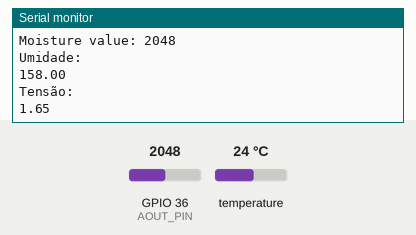
This program was run on a simulated ESP32. Shown: the last lines printed to the serial monitor. The inputs (shaded band) are chosen by the test bench; at power-on: temperature 24 °C, GPIO 36 (AOUT_PIN) = 2048.

Above: at 1.5 s.
1.6 s: temperature set to 12 °C
4.9 s: GPIO 36 (AOUT_PIN) set to 1255
At 7.5 s:
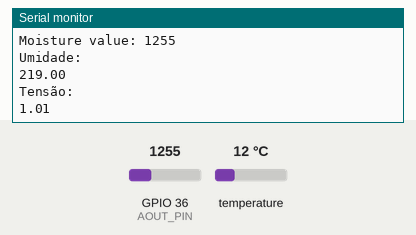
8.2 s: temperature set to 19 °C
11.5 s: GPIO 36 (AOUT_PIN) set to 1228
At 13.4 s:
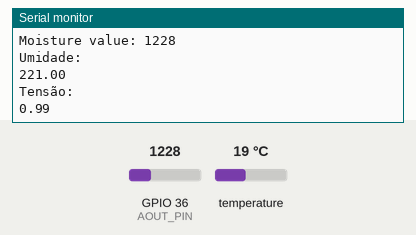
Timing chart, 0 to 14.9 s (numbered marks = the images above; inputs shaded):
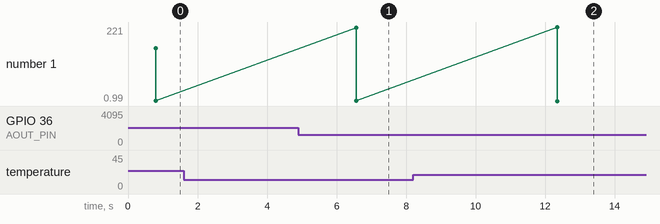

The program:

main.cpp
```cpp
#include <Arduino.h>
#include <OneWire.h>
#include <DallasTemperature.h>
#define AOUT_PIN 36 // ESP32 pin GIOP36 (ADC0) that connects to AOUT pin of moisture sensor
// GPIO where the DS18B20 is connected to
const int oneWireBus = 4;
#define limite 1295
#define min_moisture 4095
#define max_moisture 2800
#define wet 2800
#define dry 4095
// Setup a oneWire instance to communicate with any OneWire devices
OneWire oneWire(oneWireBus);

// Pass our oneWire reference to Dallas Temperature sensor
DallasTemperature sensors(&oneWire);

String onSensorChange()
{
  float sensor;
  sensor = analogRead(AOUT_PIN);
  sensor = map(sensor, dry, wet, 0, 100);

  // humidity = String(sensor);
  return String(sensor);
}
void setup()
{
  // Start the Serial Monitor
  Serial.begin(115200);
  // Start the DS18B20 sensor
  sensors.begin();
}

void loop()
{

  sensors.requestTemperatures();
  float temperatureC = sensors.getTempCByIndex(0);
  float temperatureF = sensors.getTempFByIndex(0);
  Serial.print(temperatureC);
  Serial.println("ºC");
  // Serial.print(temperatureF);
  // Serial.println("ºF");
  int value = analogRead(AOUT_PIN);           // read the analog value from sensor
  float tensao = (float)value / 4095.0 * 3.3; // Supondo 3,3V como tensão de referência
  Serial.print("Moisture value: ");
  Serial.println(value);
  Serial.println("Umidade:");
  Serial.println(onSensorChange());
  Serial.println("Tensão:");
  Serial.println(tensao);

  delay(5000);
}
```

Measured:
- after the input at 4.9 s, the serial monitor: prints a new line after 1.7 s (image 1)
- after the input at 11.5 s, the serial monitor: prints a new line after 0.85 s (image 2)
- plotted number 1: 1.65 → 1.01 after the input at 4.9 s, 1.01 → 0.99 after the input at 11.5 s
